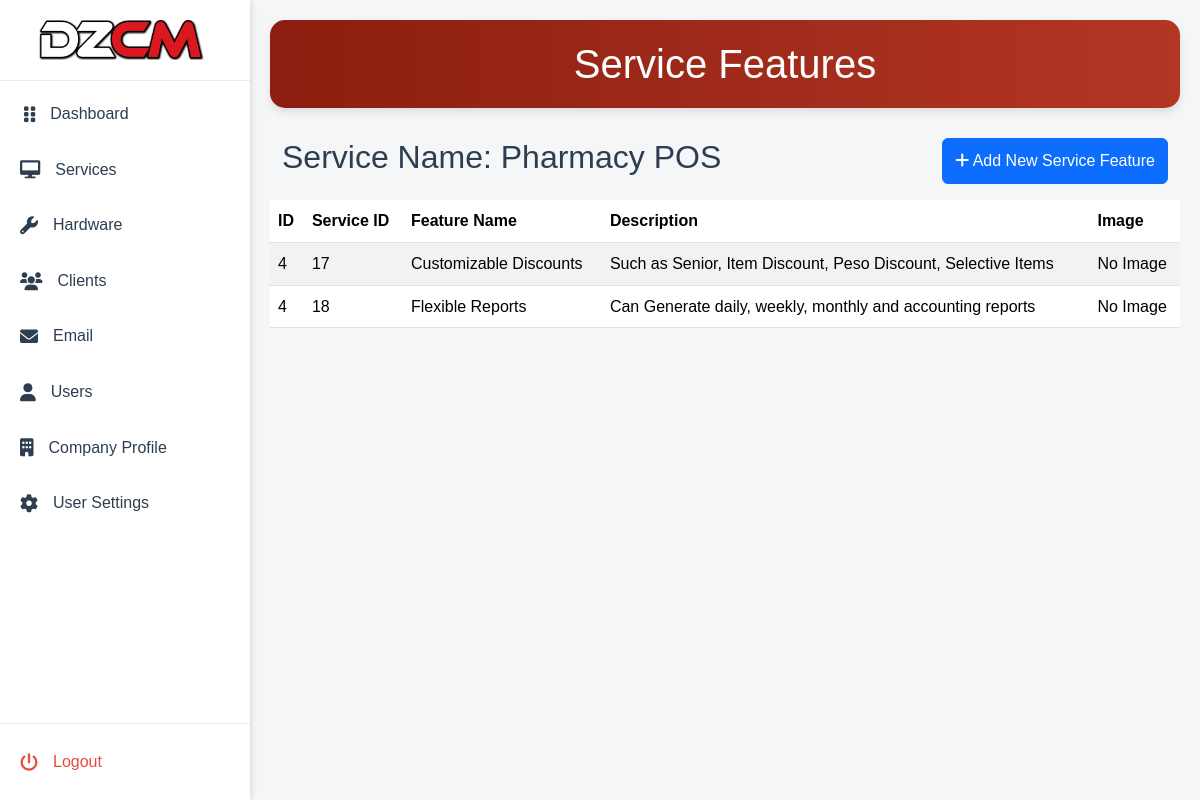
/Admin/index.php?page=service-features&service_id=4 (signed in), run on the app's committed database.
### tables this page shows
CREATE TABLE `services` (
  `service_id` int(11) NOT NULL,
  `service_name` varchar(255) NOT NULL,
  `description` text DEFAULT NULL,
  `image` varchar(255) DEFAULT NULL
);

CREATE TABLE `service_features` (
  `service_feature_id` int(11) NOT NULL,
  `service_id` int(11) DEFAULT NULL,
  `name` varchar(255) NOT NULL,
  `description` text DEFAULT NULL,
  `image` varchar(113) DEFAULT NULL
);

### Admin/includes/conn.php (called while the page is built)
<?php
function con(){
    $servername = "localhost";
    $username = "root";
    $password = "";
    $myDB = "dezcom";
    $conn = mysqli_connect($servername, $username, $password, $myDB);
    if ($conn->connect_error) {
        echo "Connection failed: " . $conn->connect_error;
    }else{
        return $conn;
    }
}
?>

### Admin/pages/service-features.php (the view, shortened to what this page needs)
<?php
$page = isset($_GET['page']) ? (int)$_GET['page'] : 1;
$page = max($page, 1);
$recordsPerPage = 10;
$offset = ($page - 1) * $recordsPerPage;
$serviceId = $_GET['service_id'] ?? 0;
$query = "
    SELECT sf.service_feature_id, sf.service_id, sf.name, sf.description, sf.image, s.service_name as service_name
    FROM service_features as sf
    LEFT JOIN services as s ON sf.service_id = s.service_id
    WHERE sf.service_id = $serviceId
    LIMIT $offset, $recordsPerPage
";
$result = mysqli_query(con(), $query);
$services = mysqli_fetch_assoc($result);
?>
<header class="dashboard-header">
    <div class="container">
        <h1 class="mb-0">Service Features</h1>
    </div>
</header>
<div class="container">
    <div class="d-flex justify-content-between mb-3">
        <h2>Service Name: <?php echo $services['service_name']; ?></h2>
        <button id="addFeatureBtn" type="button" class="btn btn-primary" data-bs-toggle="modal" data-bs-target="#addFeatureModal">
            <i class="fas fa-plus"></i> Add New Service Feature
        </button>
    </div>
</div>
<div class="services-table-container">
    <table class="table table-striped">
        <thead>
            <tr>
                <th>ID</th>
                <th>Service ID</th>
                <th>Feature Name</th>
                <th>Description</th>
                <th>Image</th>
            </tr>
        </thead>
        <tbody>
            <?php while ($service = mysqli_fetch_assoc($result)):
            ?>
                <tr class="service-feature-row" data-service-id="<?php echo $service['service_id']; ?>"
                    data-service-feature-id="<?php echo $service['service_feature_id']; ?>"
                    data-feature-name="<?php echo htmlspecialchars($service['name']); ?>"
                    data-description="<?php echo htmlspecialchars($service['description']); ?>"
                    data-image="<?php echo htmlspecialchars($service['image']); ?>"
                    data-bs-toggle="modal" data-bs-target="#editServiceFeatureModal">
                    <td><?php echo htmlspecialchars($service['service_id']); ?></td>
                    <td><?php echo htmlspecialchars($service['service_feature_id']); ?></td>
                    <td><?php echo htmlspecialchars($service['name']); ?></td>
                    <td><?php echo htmlspecialchars($service['description']); ?></td>
                    <td>
                        <?php if ($service['image']): ?>
                            <img src="includes/uploads/seervice-features/<?php echo htmlspecialchars($service['image']); ?>"
                                alt="Service Feature Image" class="img-thumbnail" style="width: 100px;">
                        <?php else: ?>
                            No Image
                        <?php endif; ?>
                    </td>
                </tr>
            <?php endwhile; ?>
        </tbody>
    </table>
</div>

### Admin/assets/css/dashboard.css (style rules this page uses)
:root { --primary-color: #3498db; --primary-dark: #2980b9; --secondary-color: #2ecc71; --background-color: #f4f6f7; --text-color: #2c3e50; --sidebar-width: 250px; }
* { margin: 0; padding: 0; box-sizing: border-box; }
body, html { height: 100%; overflow-x: hidden; }
body { font-family: 'Arial', sans-serif; background-color: var(--background-color); color: var(--text-color); line-height: 1.6; }
.service-row, .service-feature-row, .clients-row, .hardware-row, .user-row { cursor: pointer; }
.dashboard-header { margin-bottom: 30px; display: flex; justify-content: space-between; align-items: center; flex-direction: row; justify-content: space-between; }
.dashboard-header { background: linear-gradient(to right, #8b1e10, #b33624); color: white; padding: 20px 0; text-align: center; box-shadow: 0 4px 8px rgba(0, 0, 0, 0.1); border-radius: 15px; }

### data on the page
services: service_name "Pharmacy POS"
service_features: service "4", service_feature_id "17", name "Customizable Discounts", description "Such as Senior, Item Discount, Peso Discount, Selective Items", shows "No Image"
service_features: service "4", service_feature_id "18", name "Flexible Reports", description "Can Generate daily, weekly, monthly and accounting reports", shows "No Image"
